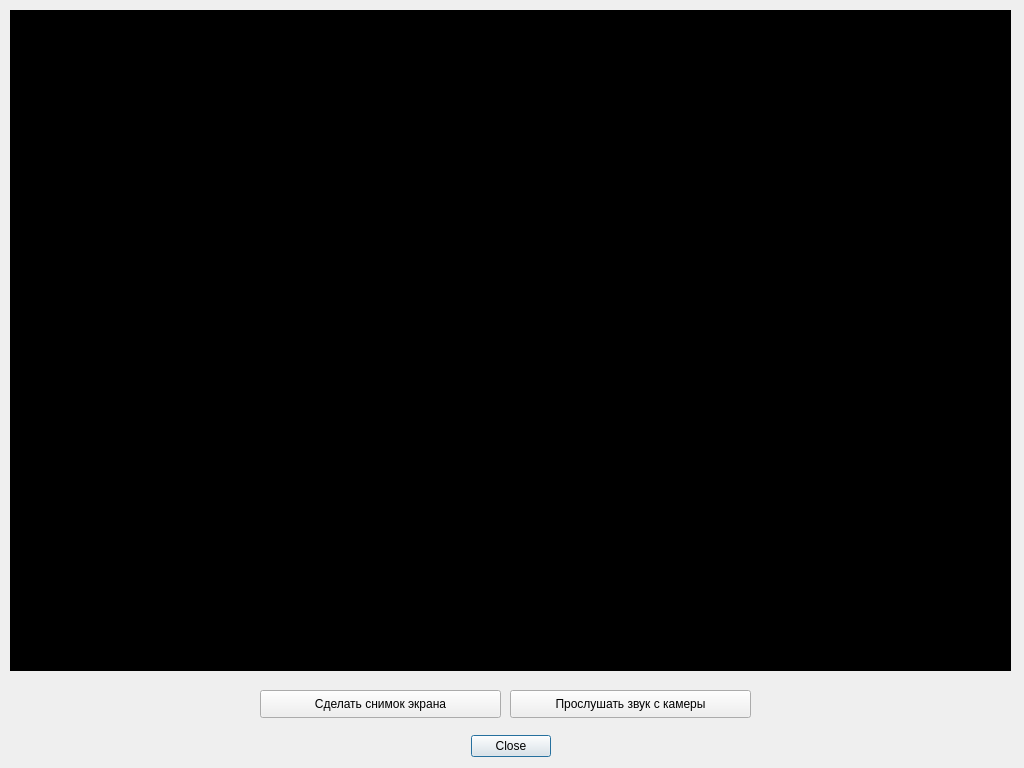
<?xml version="1.0" encoding="UTF-8"?>
<ui version="4.0">
 <class>Dialog</class>
 <widget class="QDialog" name="Dialog">
  <property name="geometry">
   <rect>
    <x>0</x>
    <y>0</y>
    <width>1024</width>
    <height>768</height>
   </rect>
  </property>
  <property name="windowTitle">
   <string>Просмотр</string>
  </property>
  <property name="windowIcon">
   <iconset>
    <normaloff>../IMG/icon.png</normaloff>../IMG/icon.png</iconset>
  </property>
  <widget class="QDialogButtonBox" name="buttonBox">
   <property name="geometry">
    <rect>
     <x>460</x>
     <y>730</y>
     <width>101</width>
     <height>32</height>
    </rect>
   </property>
   <property name="orientation">
    <enum>Qt::Horizontal</enum>
   </property>
   <property name="standardButtons">
    <set>QDialogButtonBox::Close</set>
   </property>
   <property name="centerButtons">
    <bool>true</bool>
   </property>
  </widget>
  <widget class="QLabel" name="preview">
   <property name="geometry">
    <rect>
     <x>10</x>
     <y>10</y>
     <width>1001</width>
     <height>661</height>
    </rect>
   </property>
   <property name="styleSheet">
    <string notr="true">background-color: rgb(0, 0, 0);
color: white;</string>
   </property>
   <property name="text">
    <string/>
   </property>
   <property name="alignment">
    <set>Qt::AlignCenter</set>
   </property>
  </widget>
  <widget class="QPushButton" name="screen">
   <property name="geometry">
    <rect>
     <x>260</x>
     <y>690</y>
     <width>241</width>
     <height>28</height>
    </rect>
   </property>
   <property name="cursor">
    <cursorShape>PointingHandCursor</cursorShape>
   </property>
   <property name="toolTip">
    <string>Сделать снимок экрана</string>
   </property>
   <property name="styleSheet">
    <string notr="true">#scrn_1 {
	
	background-color: rgb(255, 255, 255);
}

#scrn_1::hover {
	background-color: rgb(170, 255, 255);
}</string>
   </property>
   <property name="text">
    <string>Сделать снимок экрана</string>
   </property>
   <property name="icon">
    <iconset>
     <normaloff>../IMG/screen.png</normaloff>../IMG/screen.png</iconset>
   </property>
  </widget>
  <widget class="QPushButton" name="sound">
   <property name="geometry">
    <rect>
     <x>510</x>
     <y>690</y>
     <width>241</width>
     <height>28</height>
    </rect>
   </property>
   <property name="cursor">
    <cursorShape>PointingHandCursor</cursorShape>
   </property>
   <property name="toolTip">
    <string>Сделать снимок экрана</string>
   </property>
   <property name="styleSheet">
    <string notr="true">#scrn_1 {
	
	background-color: rgb(255, 255, 255);
}

#scrn_1::hover {
	background-color: rgb(170, 255, 255);
}</string>
   </property>
   <property name="text">
    <string>Прослушать звук с камеры</string>
   </property>
   <property name="icon">
    <iconset>
     <normaloff>../IMG/sound-on.png</normaloff>../IMG/sound-on.png</iconset>
   </property>
  </widget>
 </widget>
 <resources/>
 <connections>
  <connection>
   <sender>buttonBox</sender>
   <signal>accepted()</signal>
   <receiver>Dialog</receiver>
   <slot>accept()</slot>
   <hints>
    <hint type="sourcelabel">
     <x>248</x>
     <y>254</y>
    </hint>
    <hint type="destinationlabel">
     <x>157</x>
     <y>274</y>
    </hint>
   </hints>
  </connection>
  <connection>
   <sender>buttonBox</sender>
   <signal>rejected()</signal>
   <receiver>Dialog</receiver>
   <slot>reject()</slot>
   <hints>
    <hint type="sourcelabel">
     <x>316</x>
     <y>260</y>
    </hint>
    <hint type="destinationlabel">
     <x>286</x>
     <y>274</y>
    </hint>
   </hints>
  </connection>
 </connections>
</ui>
